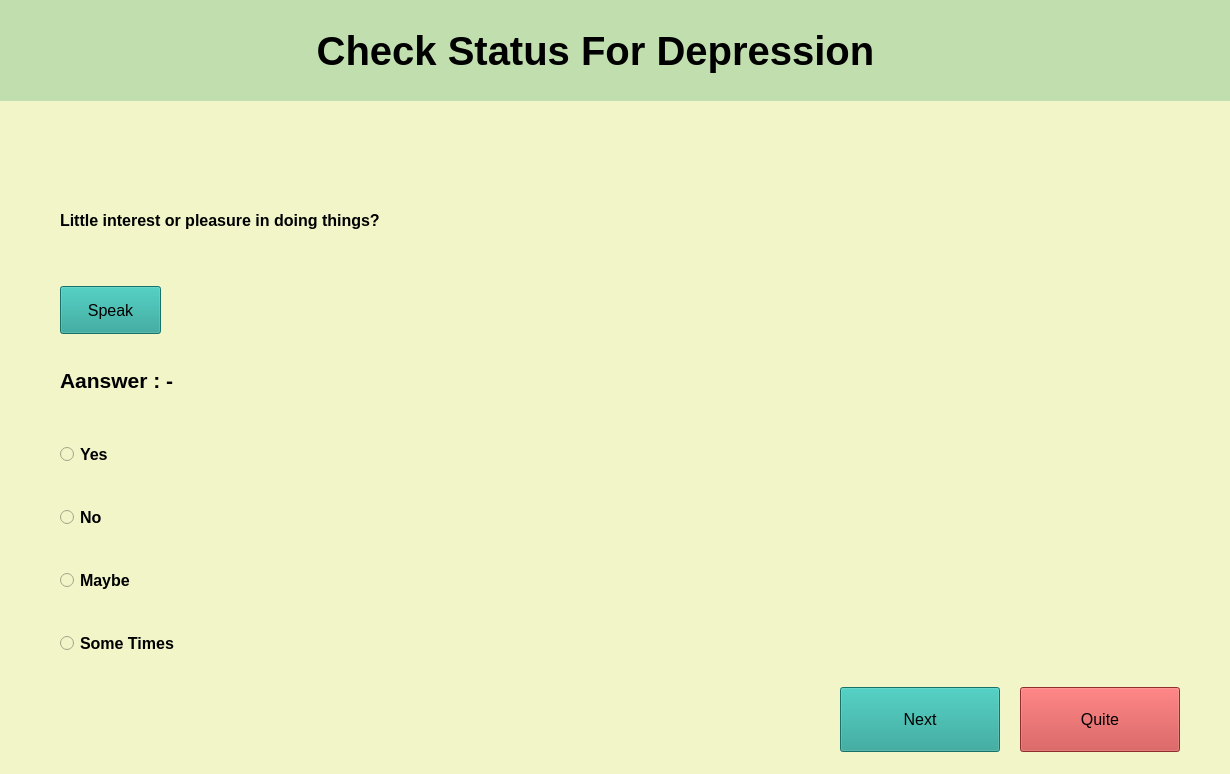
<?xml version="1.0" encoding="UTF-8"?>
<ui version="4.0">
 <class>Form</class>
 <widget class="QWidget" name="Form">
  <property name="geometry">
   <rect>
    <x>0</x>
    <y>0</y>
    <width>1230</width>
    <height>774</height>
   </rect>
  </property>
  <property name="minimumSize">
   <size>
    <width>1230</width>
    <height>774</height>
   </size>
  </property>
  <property name="maximumSize">
   <size>
    <width>1230</width>
    <height>774</height>
   </size>
  </property>
  <property name="font">
   <font>
    <pointsize>12</pointsize>
   </font>
  </property>
  <property name="windowTitle">
   <string>Deprission Statue</string>
  </property>
  <property name="styleSheet">
   <string notr="true">background-color:#F2F5C8;</string>
  </property>
  <widget class="QWidget" name="verticalLayoutWidget">
   <property name="geometry">
    <rect>
     <x>-40</x>
     <y>0</y>
     <width>1271</width>
     <height>101</height>
    </rect>
   </property>
   <layout class="QVBoxLayout" name="verticalLayout">
    <item>
     <widget class="QLabel" name="label">
      <property name="font">
       <font>
        <pointsize>30</pointsize>
        <weight>75</weight>
        <bold>true</bold>
       </font>
      </property>
      <property name="styleSheet">
       <string notr="true">background-color: rgb(193, 222, 174);</string>
      </property>
      <property name="text">
       <string>Check Status For Depression</string>
      </property>
      <property name="alignment">
       <set>Qt::AlignCenter</set>
      </property>
     </widget>
    </item>
   </layout>
  </widget>
  <widget class="QWidget" name="verticalLayoutWidget_2">
   <property name="geometry">
    <rect>
     <x>60</x>
     <y>160</y>
     <width>1161</width>
     <height>121</height>
    </rect>
   </property>
   <layout class="QVBoxLayout" name="verticalLayout_2">
    <item>
     <widget class="QLabel" name="label_2">
      <property name="font">
       <font>
        <pointsize>12</pointsize>
        <weight>75</weight>
        <bold>true</bold>
       </font>
      </property>
      <property name="accessibleName">
       <string>Qu</string>
      </property>
      <property name="text">
       <string>Little interest or pleasure in doing things?</string>
      </property>
     </widget>
    </item>
   </layout>
  </widget>
  <widget class="QWidget" name="verticalLayoutWidget_3">
   <property name="geometry">
    <rect>
     <x>60</x>
     <y>350</y>
     <width>122</width>
     <height>61</height>
    </rect>
   </property>
   <layout class="QVBoxLayout" name="verticalLayout_4">
    <item>
     <widget class="QLabel" name="label_3">
      <property name="font">
       <font>
        <pointsize>16</pointsize>
        <weight>75</weight>
        <bold>true</bold>
       </font>
      </property>
      <property name="text">
       <string>Aanswer : -</string>
      </property>
     </widget>
    </item>
   </layout>
  </widget>
  <widget class="QWidget" name="verticalLayoutWidget_4">
   <property name="geometry">
    <rect>
     <x>60</x>
     <y>270</y>
     <width>101</width>
     <height>80</height>
    </rect>
   </property>
   <layout class="QVBoxLayout" name="verticalLayout_5">
    <item>
     <widget class="QPushButton" name="pushButton">
      <property name="minimumSize">
       <size>
        <width>0</width>
        <height>48</height>
       </size>
      </property>
      <property name="accessibleName">
       <string>seakPutton</string>
      </property>
      <property name="styleSheet">
       <string notr="true">background-color: rgb(33, 159, 148);</string>
      </property>
      <property name="text">
       <string>Speak</string>
      </property>
     </widget>
    </item>
   </layout>
  </widget>
  <widget class="QWidget" name="verticalLayoutWidget_9">
   <property name="geometry">
    <rect>
     <x>1020</x>
     <y>680</y>
     <width>160</width>
     <height>80</height>
    </rect>
   </property>
   <layout class="QVBoxLayout" name="verticalLayout_13">
    <item>
     <widget class="QPushButton" name="pushButton_3">
      <property name="minimumSize">
       <size>
        <width>0</width>
        <height>65</height>
       </size>
      </property>
      <property name="accessibleName">
       <string>exe</string>
      </property>
      <property name="styleSheet">
       <string notr="true">background-color: rgb(201, 63, 63);</string>
      </property>
      <property name="text">
       <string>Quite</string>
      </property>
     </widget>
    </item>
   </layout>
  </widget>
  <widget class="QWidget" name="verticalLayoutWidget_10">
   <property name="geometry">
    <rect>
     <x>840</x>
     <y>680</y>
     <width>160</width>
     <height>80</height>
    </rect>
   </property>
   <layout class="QVBoxLayout" name="verticalLayout_14">
    <item>
     <widget class="QPushButton" name="pushButton_2">
      <property name="minimumSize">
       <size>
        <width>0</width>
        <height>65</height>
       </size>
      </property>
      <property name="accessibleName">
       <string>NextButton</string>
      </property>
      <property name="styleSheet">
       <string notr="true">background-color: rgb(33, 159, 148);</string>
      </property>
      <property name="text">
       <string>Next</string>
      </property>
     </widget>
    </item>
   </layout>
  </widget>
  <widget class="QWidget" name="verticalLayoutWidget_5">
   <property name="geometry">
    <rect>
     <x>60</x>
     <y>410</y>
     <width>411</width>
     <height>281</height>
    </rect>
   </property>
   <layout class="QVBoxLayout" name="verticalLayout_8">
    <item>
     <widget class="QRadioButton" name="op1">
      <property name="font">
       <font>
        <pointsize>12</pointsize>
        <weight>75</weight>
        <bold>true</bold>
       </font>
      </property>
      <property name="text">
       <string>Yes</string>
      </property>
     </widget>
    </item>
    <item>
     <widget class="QRadioButton" name="op2">
      <property name="font">
       <font>
        <pointsize>12</pointsize>
        <weight>75</weight>
        <bold>true</bold>
       </font>
      </property>
      <property name="text">
       <string>No</string>
      </property>
     </widget>
    </item>
    <item>
     <widget class="QRadioButton" name="op3">
      <property name="font">
       <font>
        <pointsize>12</pointsize>
        <weight>75</weight>
        <bold>true</bold>
       </font>
      </property>
      <property name="text">
       <string>Maybe</string>
      </property>
     </widget>
    </item>
    <item>
     <widget class="QRadioButton" name="op4">
      <property name="font">
       <font>
        <pointsize>12</pointsize>
        <weight>75</weight>
        <bold>true</bold>
       </font>
      </property>
      <property name="text">
       <string>Some Times</string>
      </property>
     </widget>
    </item>
   </layout>
  </widget>
 </widget>
 <resources/>
 <connections/>
</ui>
